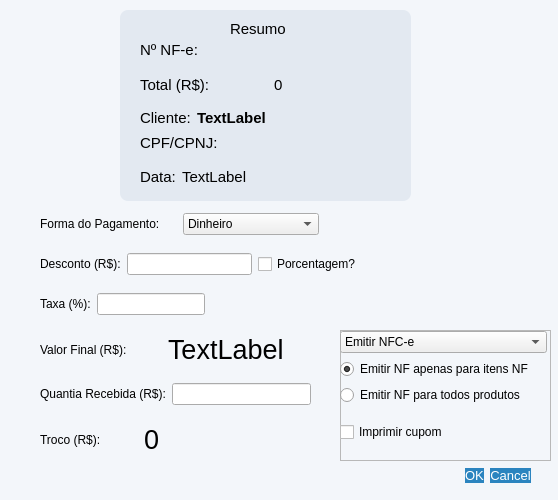
<?xml version="1.0" encoding="UTF-8"?>
<ui version="4.0">
 <class>pagamento</class>
 <widget class="QDialog" name="pagamento">
  <property name="windowModality">
   <enum>Qt::WindowModality::NonModal</enum>
  </property>
  <property name="geometry">
   <rect>
    <x>0</x>
    <y>0</y>
    <width>558</width>
    <height>500</height>
   </rect>
  </property>
  <property name="minimumSize">
   <size>
    <width>558</width>
    <height>500</height>
   </size>
  </property>
  <property name="maximumSize">
   <size>
    <width>558</width>
    <height>500</height>
   </size>
  </property>
  <property name="windowTitle">
   <string>Pagamento - QEstoqueLoja</string>
  </property>
  <property name="styleSheet">
   <string notr="true">
#pagamento {
  background-color: #f3f6fa;
  background-color: #f3f6fa;
}
QPushButton {
  background-color: rgb(43, 132, 191);
  color: rgb(255, 255, 255);
  font-size: 13px;
  border-radius: 10px;
}
QPushButton:hover {
  background-color: rgb(13, 92, 161);
}
QPushButton:pressed {
  color: rgb(255, 255, 255);
  background-color: rgb(153, 193, 241);
  font-size: 13px;
  border-radius: 10px;
}
QGroupBox {
  background-color: #e3e9f1;
  font: 700 7pt &quot;Segoe UI&quot;;
  font-size: 15px;
}
   </string>
  </property>
  <property name="modal">
   <bool>true</bool>
  </property>
  <widget class="QDialogButtonBox" name="buttonBox">
   <property name="geometry">
    <rect>
     <x>180</x>
     <y>460</y>
     <width>351</width>
     <height>32</height>
    </rect>
   </property>
   <property name="orientation">
    <enum>Qt::Orientation::Horizontal</enum>
   </property>
   <property name="standardButtons">
    <set>QDialogButtonBox::StandardButton::Cancel|QDialogButtonBox::StandardButton::Ok</set>
   </property>
   <property name="centerButtons">
    <bool>false</bool>
   </property>
  </widget>
  <widget class="QWidget" name="layoutWidget">
   <property name="geometry">
    <rect>
     <x>40</x>
     <y>210</y>
     <width>279</width>
     <height>28</height>
    </rect>
   </property>
   <layout class="QHBoxLayout" name="horizontalLayout">
    <item>
     <widget class="QLabel" name="label">
      <property name="text">
       <string>Forma do Pagamento:</string>
      </property>
     </widget>
    </item>
    <item>
     <widget class="QComboBox" name="CBox_FormaPagamento">
      <item>
       <property name="text">
        <string>Dinheiro</string>
       </property>
       <property name="icon">
        <iconset resource="Imagens/recursosImg.qrc">
         <normaloff>:/QEstoqueLOja/taxes-finances.svg</normaloff>:/QEstoqueLOja/taxes-finances.svg</iconset>
       </property>
      </item>
      <item>
       <property name="text">
        <string>Não Sei</string>
       </property>
       <property name="icon">
        <iconset resource="Imagens/recursosImg.qrc">
         <normaloff>:/QEstoqueLOja/question.svg</normaloff>:/QEstoqueLOja/question.svg</iconset>
       </property>
      </item>
      <item>
       <property name="text">
        <string>Crédito</string>
       </property>
       <property name="icon">
        <iconset resource="Imagens/recursosImg.qrc">
         <normaloff>:/QEstoqueLOja/view-financial-account-credit-card.svg</normaloff>:/QEstoqueLOja/view-financial-account-credit-card.svg</iconset>
       </property>
      </item>
      <item>
       <property name="text">
        <string>Débito</string>
       </property>
       <property name="icon">
        <iconset resource="Imagens/recursosImg.qrc">
         <normaloff>:/QEstoqueLOja/view-financial-transfer-reconciled.svg</normaloff>:/QEstoqueLOja/view-financial-transfer-reconciled.svg</iconset>
       </property>
      </item>
      <item>
       <property name="text">
        <string>Pix</string>
       </property>
       <property name="icon">
        <iconset resource="Imagens/recursosImg.qrc">
         <normaloff>:/QEstoqueLOja/view-financial-account-liability.svg</normaloff>:/QEstoqueLOja/view-financial-account-liability.svg</iconset>
       </property>
      </item>
      <item>
       <property name="text">
        <string>Prazo</string>
       </property>
       <property name="icon">
        <iconset resource="Imagens/recursosImg.qrc">
         <normaloff>:/QEstoqueLOja/appointment-soon-symbolic.svg</normaloff>:/QEstoqueLOja/appointment-soon-symbolic.svg</iconset>
       </property>
      </item>
     </widget>
    </item>
   </layout>
  </widget>
  <widget class="QFrame" name="frame">
   <property name="geometry">
    <rect>
     <x>120</x>
     <y>10</y>
     <width>291</width>
     <height>191</height>
    </rect>
   </property>
   <property name="styleSheet">
    <string notr="true">background-color: #e3e9f1; border-radius: 8px; font: 700 9pt &quot;Segoe UI&quot;; font-size: 15px;</string>
   </property>
   <property name="frameShape">
    <enum>QFrame::Shape::StyledPanel</enum>
   </property>
   <property name="frameShadow">
    <enum>QFrame::Shadow::Raised</enum>
   </property>
   <widget class="QLabel" name="label_4">
    <property name="geometry">
     <rect>
      <x>110</x>
      <y>10</y>
      <width>71</width>
      <height>18</height>
     </rect>
    </property>
    <property name="text">
     <string>Resumo</string>
    </property>
   </widget>
   <widget class="QWidget" name="layoutWidget">
    <property name="geometry">
     <rect>
      <x>20</x>
      <y>30</y>
      <width>261</width>
      <height>155</height>
     </rect>
    </property>
    <layout class="QVBoxLayout" name="verticalLayout_2">
     <item>
      <layout class="QHBoxLayout" name="Layout_NNF">
       <item>
        <widget class="QLabel" name="Lbl_NNF">
         <property name="toolTip">
          <string>É recomendado usar o nNF gerado para seguir uma ordem crescente, apenas troque se necessário.</string>
         </property>
         <property name="text">
          <string>Nº NF-e:</string>
         </property>
        </widget>
       </item>
       <item>
        <widget class="QLineEdit" name="Ledit_NNF">
         <property name="toolTip">
          <string>É recomendado usar o nNF gerado para seguir uma ordem crescente, apenas troque se necessário.</string>
         </property>
        </widget>
       </item>
      </layout>
     </item>
     <item>
      <layout class="QHBoxLayout" name="horizontalLayout_4">
       <item>
        <widget class="QLabel" name="label_5">
         <property name="toolTip">
          <string/>
         </property>
         <property name="text">
          <string>Total (R$):</string>
         </property>
        </widget>
       </item>
       <item>
        <widget class="QLabel" name="Lbl_ResumoTotal">
         <property name="text">
          <string>0</string>
         </property>
        </widget>
       </item>
      </layout>
     </item>
     <item>
      <layout class="QHBoxLayout" name="horizontalLayout_5">
       <item>
        <widget class="QLabel" name="label_6">
         <property name="sizePolicy">
          <sizepolicy hsizetype="Fixed" vsizetype="Preferred">
           <horstretch>0</horstretch>
           <verstretch>0</verstretch>
          </sizepolicy>
         </property>
         <property name="text">
          <string>Cliente:</string>
         </property>
        </widget>
       </item>
       <item>
        <widget class="QLabel" name="Lbl_ResumoCliente">
         <property name="sizePolicy">
          <sizepolicy hsizetype="Preferred" vsizetype="Fixed">
           <horstretch>0</horstretch>
           <verstretch>0</verstretch>
          </sizepolicy>
         </property>
         <property name="font">
          <font>
           <family>Segoe UI</family>
           <pointsize>-1</pointsize>
           <italic>false</italic>
           <bold>true</bold>
          </font>
         </property>
         <property name="text">
          <string>TextLabel</string>
         </property>
        </widget>
       </item>
      </layout>
     </item>
     <item>
      <layout class="QHBoxLayout" name="horizontalLayout_10">
       <item>
        <widget class="QLabel" name="label_11">
         <property name="text">
          <string>CPF/CPNJ:</string>
         </property>
        </widget>
       </item>
       <item>
        <widget class="QLineEdit" name="Ledit_CpfCnpjCliente"/>
       </item>
      </layout>
     </item>
     <item>
      <layout class="QHBoxLayout" name="horizontalLayout_6">
       <item>
        <widget class="QLabel" name="label_7">
         <property name="sizePolicy">
          <sizepolicy hsizetype="Fixed" vsizetype="Preferred">
           <horstretch>0</horstretch>
           <verstretch>0</verstretch>
          </sizepolicy>
         </property>
         <property name="text">
          <string>Data:</string>
         </property>
         <property name="alignment">
          <set>Qt::AlignmentFlag::AlignLeading|Qt::AlignmentFlag::AlignLeft|Qt::AlignmentFlag::AlignVCenter</set>
         </property>
        </widget>
       </item>
       <item>
        <widget class="QLabel" name="Lbl_ResumoData">
         <property name="sizePolicy">
          <sizepolicy hsizetype="Preferred" vsizetype="Preferred">
           <horstretch>0</horstretch>
           <verstretch>0</verstretch>
          </sizepolicy>
         </property>
         <property name="minimumSize">
          <size>
           <width>0</width>
           <height>10</height>
          </size>
         </property>
         <property name="text">
          <string>TextLabel</string>
         </property>
         <property name="alignment">
          <set>Qt::AlignmentFlag::AlignLeading|Qt::AlignmentFlag::AlignLeft|Qt::AlignmentFlag::AlignVCenter</set>
         </property>
        </widget>
       </item>
      </layout>
     </item>
    </layout>
   </widget>
  </widget>
  <widget class="QWidget" name="layoutWidget">
   <property name="geometry">
    <rect>
     <x>40</x>
     <y>380</y>
     <width>271</width>
     <height>28</height>
    </rect>
   </property>
   <layout class="QHBoxLayout" name="horizontalLayout_3">
    <item>
     <widget class="QLabel" name="label_2">
      <property name="text">
       <string>Quantia Recebida (R$):</string>
      </property>
     </widget>
    </item>
    <item>
     <widget class="CustomLineEdit" name="Ledit_Recebido"/>
    </item>
   </layout>
  </widget>
  <widget class="QWidget" name="layoutWidget">
   <property name="geometry">
    <rect>
     <x>40</x>
     <y>420</y>
     <width>201</width>
     <height>39</height>
    </rect>
   </property>
   <layout class="QHBoxLayout" name="horizontalLayout_2">
    <item>
     <widget class="QLabel" name="label_3">
      <property name="text">
       <string>Troco (R$):</string>
      </property>
     </widget>
    </item>
    <item>
     <widget class="QLabel" name="Lbl_Troco">
      <property name="font">
       <font>
        <pointsize>20</pointsize>
       </font>
      </property>
      <property name="text">
       <string>0</string>
      </property>
     </widget>
    </item>
   </layout>
  </widget>
  <widget class="QWidget" name="layoutWidget">
   <property name="geometry">
    <rect>
     <x>40</x>
     <y>330</y>
     <width>250</width>
     <height>39</height>
    </rect>
   </property>
   <layout class="QHBoxLayout" name="horizontalLayout_7">
    <item>
     <widget class="QLabel" name="label_10">
      <property name="text">
       <string>Valor Final (R$):</string>
      </property>
     </widget>
    </item>
    <item>
     <widget class="QLabel" name="Lbl_TotalTaxa">
      <property name="font">
       <font>
        <pointsize>20</pointsize>
       </font>
      </property>
      <property name="text">
       <string>TextLabel</string>
      </property>
     </widget>
    </item>
   </layout>
  </widget>
  <widget class="QWidget" name="layoutWidget">
   <property name="geometry">
    <rect>
     <x>40</x>
     <y>290</y>
     <width>165</width>
     <height>28</height>
    </rect>
   </property>
   <layout class="QHBoxLayout" name="horizontalLayout_8">
    <item>
     <widget class="QLabel" name="label_8">
      <property name="text">
       <string>Taxa (%):</string>
      </property>
     </widget>
    </item>
    <item>
     <widget class="CustomLineEdit" name="Ledit_Taxa"/>
    </item>
   </layout>
  </widget>
  <widget class="QWidget" name="layoutWidget">
   <property name="geometry">
    <rect>
     <x>40</x>
     <y>250</y>
     <width>321</width>
     <height>28</height>
    </rect>
   </property>
   <layout class="QHBoxLayout" name="horizontalLayout_9">
    <item>
     <widget class="QLabel" name="label_9">
      <property name="text">
       <string>Desconto (R$):</string>
      </property>
     </widget>
    </item>
    <item>
     <widget class="CustomLineEdit" name="Ledit_Desconto"/>
    </item>
    <item>
     <widget class="QCheckBox" name="CheckPorcentagem">
      <property name="text">
       <string>Porcentagem?</string>
      </property>
     </widget>
    </item>
   </layout>
  </widget>
  <widget class="QFrame" name="FrameNF">
   <property name="geometry">
    <rect>
     <x>340</x>
     <y>330</y>
     <width>211</width>
     <height>131</height>
    </rect>
   </property>
   <property name="frameShape">
    <enum>QFrame::Shape::StyledPanel</enum>
   </property>
   <property name="frameShadow">
    <enum>QFrame::Shadow::Raised</enum>
   </property>
  </widget>
  <widget class="QWidget" name="layoutWidget">
   <property name="geometry">
    <rect>
     <x>340</x>
     <y>320</y>
     <width>207</width>
     <height>135</height>
    </rect>
   </property>
   <layout class="QVBoxLayout" name="verticalLayout_3">
    <item>
     <layout class="QVBoxLayout" name="verticalLayout">
      <item>
       <widget class="QComboBox" name="CBox_ModeloEmit">
        <item>
         <property name="text">
          <string>Emitir NFC-e</string>
         </property>
        </item>
        <item>
         <property name="text">
          <string>Emitir NF-e</string>
         </property>
        </item>
        <item>
         <property name="text">
          <string>Não Emitir NF</string>
         </property>
        </item>
       </widget>
      </item>
      <item>
       <widget class="QRadioButton" name="RadioBtn_EmitNfApenas">
        <property name="text">
         <string>Emitir NF apenas para itens NF</string>
        </property>
        <property name="checked">
         <bool>true</bool>
        </property>
       </widget>
      </item>
      <item>
       <widget class="QRadioButton" name="RadioBtn_EmitNfTodos">
        <property name="text">
         <string>Emitir NF para todos produtos</string>
        </property>
       </widget>
      </item>
     </layout>
    </item>
    <item>
     <widget class="QCheckBox" name="CheckImprimirCNF">
      <property name="autoFillBackground">
       <bool>false</bool>
      </property>
      <property name="text">
       <string>Imprimir cupom </string>
      </property>
      <property name="icon">
       <iconset resource="Imagens/recursosImg.qrc">
        <normaloff>:/QEstoqueLOja/document-print.svg</normaloff>:/QEstoqueLOja/document-print.svg</iconset>
      </property>
      <property name="tristate">
       <bool>false</bool>
      </property>
     </widget>
    </item>
   </layout>
  </widget>
 </widget>
 <customwidgets>
  <customwidget>
   <class>CustomLineEdit</class>
   <extends>QLineEdit</extends>
   <header>customlineedit.h</header>
  </customwidget>
 </customwidgets>
 <resources>
  <include location="Imagens/recursosImg.qrc"/>
 </resources>
 <connections>
  <connection>
   <sender>buttonBox</sender>
   <signal>accepted()</signal>
   <receiver>pagamento</receiver>
   <slot>accept()</slot>
   <hints>
    <hint type="sourcelabel">
     <x>248</x>
     <y>254</y>
    </hint>
    <hint type="destinationlabel">
     <x>157</x>
     <y>274</y>
    </hint>
   </hints>
  </connection>
  <connection>
   <sender>buttonBox</sender>
   <signal>rejected()</signal>
   <receiver>pagamento</receiver>
   <slot>reject()</slot>
   <hints>
    <hint type="sourcelabel">
     <x>316</x>
     <y>260</y>
    </hint>
    <hint type="destinationlabel">
     <x>286</x>
     <y>274</y>
    </hint>
   </hints>
  </connection>
 </connections>
</ui>
